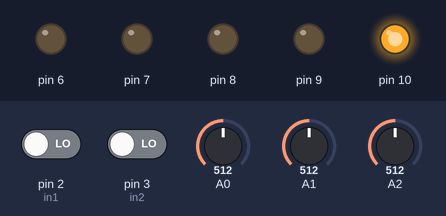
This sketch was run on a simulated Arduino Uno, built with avr-gcc and run on an emulated ATmega328P. Parts: output pins drawn as LEDs (lit = HIGH). The inputs (shaded band) are chosen by the test bench; at power-on: pin 2 (in1) LOW, pin 3 (in2) LOW, A0 = 512, A1 = 512, A2 = 512. What the sketch prints to the serial monitor is not drawn.

Above: at 0.1 s.
Timing chart, 0 to 1.6 s (numbered marks = the images above):
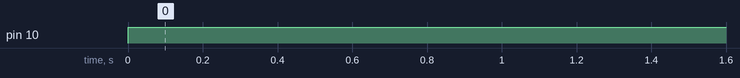

The sketch:

panel.ino
```cpp
#define in1 2
#define in2 3
int LDRO;
int LDRT;
int poserror;
int error;
long valor; //posicion del potenciometro en tanto por ciento
unsigned long t;
unsigned long previousMillis;
unsigned long startMillis;
unsigned long currentMillis;
const long interval = 2000;

void setup() {
   Serial.begin(250000);
   startMillis = micros();
   for (int i = 6 ; i<11 ; i++)
      pinMode( i, OUTPUT);
   }

void loop() {
  analogWrite(10,255);
  digitalWrite(in1, LOW);
  digitalWrite(in2, LOW);
  LDRO = analogRead(A0);
  LDRT = analogRead(A1);
  valor = analogRead(A2);
  currentMillis = micros();
  t = currentMillis - startMillis;
  error= LDRO-LDRT;
  poserror = abs(error);
  if (poserror > 50){
     if (error > 0) {
       digitalWrite(in2, HIGH);
       //Serial.print("IN2 HIGH");
      }
    else if (error < 0)    {
      //Serial.print("IN1 HIGH");
      digitalWrite(in1, HIGH);
  }}
  else if (poserror <= 50 )  {
    //Serial.print("AMBOS LOW");
    digitalWrite(in1, LOW);
    digitalWrite(in2, LOW);
    }
  /*if ( resta < -100){ digitalWrite(in2, HIGH); digitalWrite(in1 , LOW);
  Serial.println("primer condicional");}
  if ( resta  > 100){ digitalWrite(in1, HIGH); digitalWrite(in2 , LOW);
   Serial.println("segundo condicional");}
  else{ digitalWrite(in1, LOW); digitalWrite(in2 , LOW);
   Serial.println("tercer condicional");}*/
  if (currentMillis - previousMillis >= interval) {
    Serial.print(valor);
    Serial.print(",");
    Serial.print(LDRO);
    Serial.print( ",") ;
    Serial.print(LDRT);
    Serial.print( ",") ;
    Serial.print(digitalRead(in1));
    Serial.print(",");
    Serial.println(digitalRead(in2));
    previousMillis = currentMillis;
  }
  delay(100);
}
```

panelSolar.c
```cpp
#include <stdio.h>
#include <math.h>
/*=======  niNN vector de entrada =========*/
float niNN[]={627,211,144,0,1}; //% in: 'Potenciometro','LDR1','LDR2','Dirección_t_=_0'
//% out: 'Dirección_t_+_1'
/*=======  funcion mapminmax =========*/
float *mapminmax(float input[])
{
    int i;
    float ymax=1,ymin=-1;
    float xmin[]={226,0,144,0,0};
    float xmax[]={752,979,968,1,1};
    static float output[5];				//<--------------segun el numero de entradas
    for(i=0;i<5;i++)					//<--------------segun el numero de entradas
    {
        output[i]=((ymax-ymin)/(xmax[i]-xmin[i]))*(input[i]-xmin[i])+ymin;
    }
    return output;
}
/*=======  producto punto =========*/
float DotProduct(float input1[], float input2[])
{
    int i=0;
    float acumulador=0;
    for (i=0;i!=5;i++)					//<--------------segun el numero de entradas
    {
        acumulador=input1[i]*input2[i]+acumulador;
    }
    return acumulador;
}
/*=======  tangente sigmoidal =========*/
float tansig(float input1)
{
    float tansigout=(2/(1+exp(-2*input1))-1);
    return tansigout;
}
/*=======  hidden layer =========*/
float *layer1(float *input1)
{
    float static output[10];
    float w0[]={0.39034576849028451706,-1.6987787762315802453,1.1948412292774754917,0.41521072866331326656,0.68240560458565169277};
    float w1[]={-1.4123020983853555865,1.4987426256110449874,0.65254260453094048433,0.3987329749418426772,-0.75370793944955893906};
    float w2[]={-1.7597398636460219734,-1.9188744141296301127,0.73764017931180791976,0.55140096804031257793,0.051100186807963431102};
    float w3[]={-1.0751715123665248619,-0.45639292224193395153,-0.50202189343231806706,-0.79783250077922973631,0.5951567149861903827};
    float w4[]={0.84049460011568011275,-0.91676815959077373464,1.5488547709282558529,-0.63710114778151161197,0.54350691703179776493};
    float w5[]={0.9622020584456291159,1.7263976592880811989,0.054034186508704382113,-0.4772585951796541881,-0.53784598397612615184};
    float w6[]={1.2297379883565251468,-1.2724188387888069052,0.94673881990320940538,0.81384491823769411489,1.0939056709098724518};
    float w7[]={-1.2019921716376735787,0.50605207741466129434,1.723152122519530538,-0.10382906569809693953,-0.62111188539285822063};
	float w8[]={0.9187993683406102674,0.8869221418381033617,0.87554677913795297961,-0.96148585266335251376,-1.2361733937541348194};
	float w9[]={-0.043169660513048546679,1.0366465429919999863,-0.20218281653010805599,-1.6553876785691385987,1.0372019477636282847};
	output[0]=tansig(DotProduct(input1,w0)+(-2.2522109569932995399));
    output[1]=tansig(DotProduct(input1,w1)+(1.3818891734981806341));
    output[2]=tansig(DotProduct(input1,w2)+(1.5494734030000283376));
    output[3]=tansig(DotProduct(input1,w3)+(0.31631306902308076179));
    output[4]=tansig(DotProduct(input1,w4)+(-0.42252440548824743427));
    output[5]=tansig(DotProduct(input1,w5)+(-0.20085399667830622361));
    output[6]=tansig(DotProduct(input1,w6)+(0.47464735810361352586));
    output[7]=tansig(DotProduct(input1,w7)+(-1.185532841104793178));
    output[8]=tansig(DotProduct(input1,w8)+(1.7522675576141533149));
	output[9]=tansig(DotProduct(input1,w9)+(2.1818117251168525073));
    return output;
}
/*=======  producto punto =========*/
float DotProduct1(float input1[], float input2[])
{
    int i=0;
    float acumulador=0;
    for (i=0;i!=10;i++)									//<--------Segun el numero de neuronas en el hidden layer
    {
        acumulador=input1[i]*input2[i]+acumulador;
    }
    return acumulador;
}
/*=======  funcion mapminreverse =========*/
float mapminreverse(float input)
{
    float ymax=1,ymin=-1;
    float xmin=0;										//<--------min salida
    float xmax=1;										//<--------max salida
    static float output;
    output=((xmax-xmin)/(ymax-ymin))*(input-ymin)+xmin;
    return output;
}
/*=======  output layer =========*/
float layer2(float *input1)
{
    float static output1;
    float w0[]={0.42920318317597844215,-0.55030491222422162068,1.0660964137331330193,-0.7585793765822909096,0.74013886840374254472,1.0631041994512357984,-0.49251839711554434853,-1.0507458402349769688,-0.11199486943844902398,-0.18292189028683000784};
    output1=DotProduct1(input1,w0)+(-0.40746229839456354904);
	return mapminreverse(output1);
}
/*=======  main =========*/
int main()
{
	int n;
	float *GPP1=mapminmax(niNN);
	float input1[5];									//<--------------segun el numero de entradas
	float input2[10];									//<--------Segun el numero de neuronas en el hidden layer
	for(n=0;n<4;n++)									//<--------------segun el numero de entradas
	{
	    input1[n]=GPP1[n];
	}
	float *GPP2=layer1(input1);
	for(n=0;n<10;n++)									//<--------Segun el numero de neuronas en el hidden layer
	{
		input2[n]=GPP2[n];
	}
	float output=layer2(input2);
	printf("%f\n",output+0.35);
return 0;
}
```

Measured:
- by itself, pin 10: LOW → HIGH at 0.00 s
